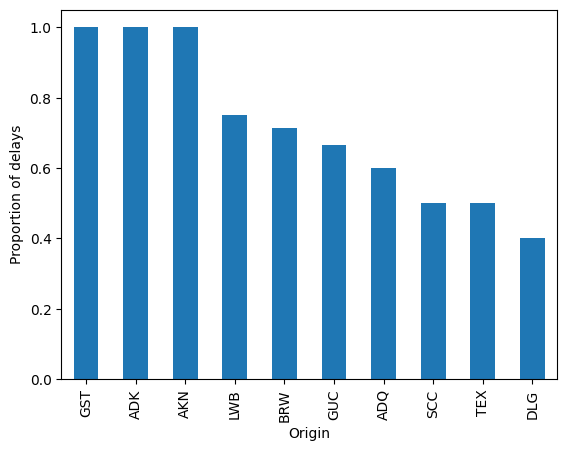

Write the Python code that produced this figure.
import pandas as pd
import numpy as np
import matplotlib.pyplot as plt

df = pd.read_csv('flight_delays.csv')

quant = df.groupby('Origin').Dest.count()
y = df.loc[df['dep_delayed_15min'] == 'Y'].groupby('Origin').Dest.count()
res = y / quant
res = res.sort_values(ascending=False).head(10)
img = res.plot.bar()
plt.xlabel('Origin')
plt.ylabel('Proportion of delays')
img.figure.savefig('images/18_6.png', bbox_inches='tight')